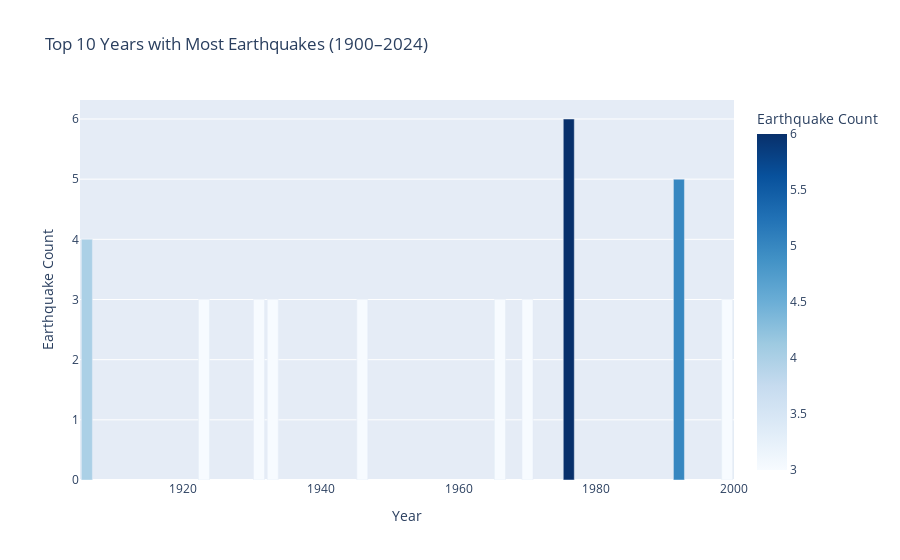
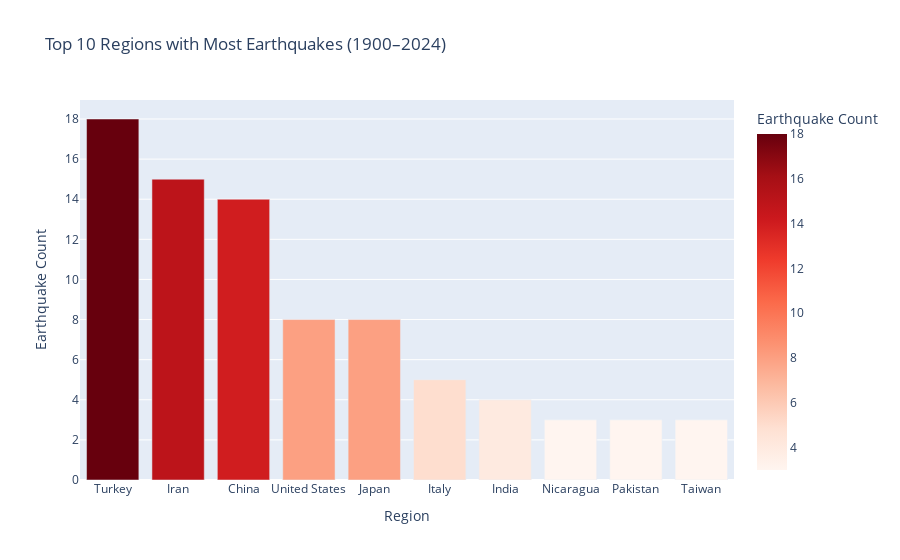
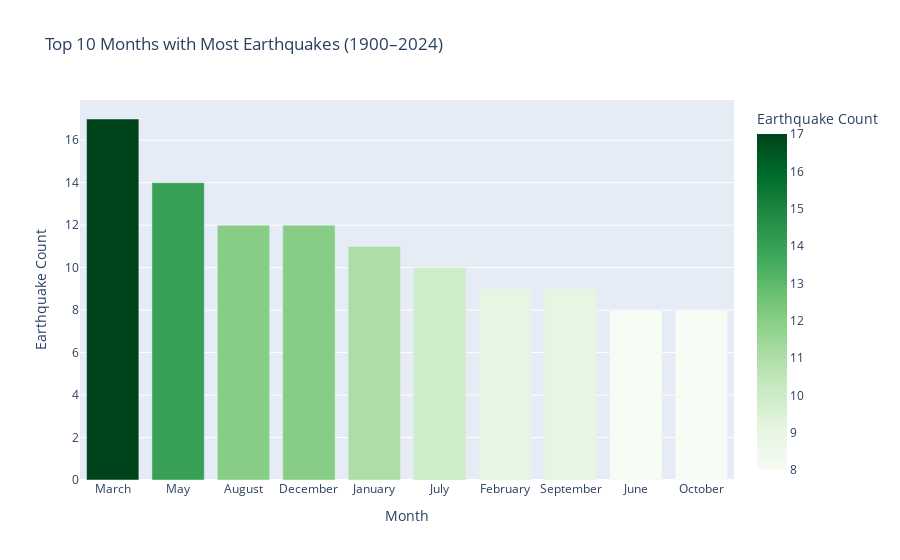
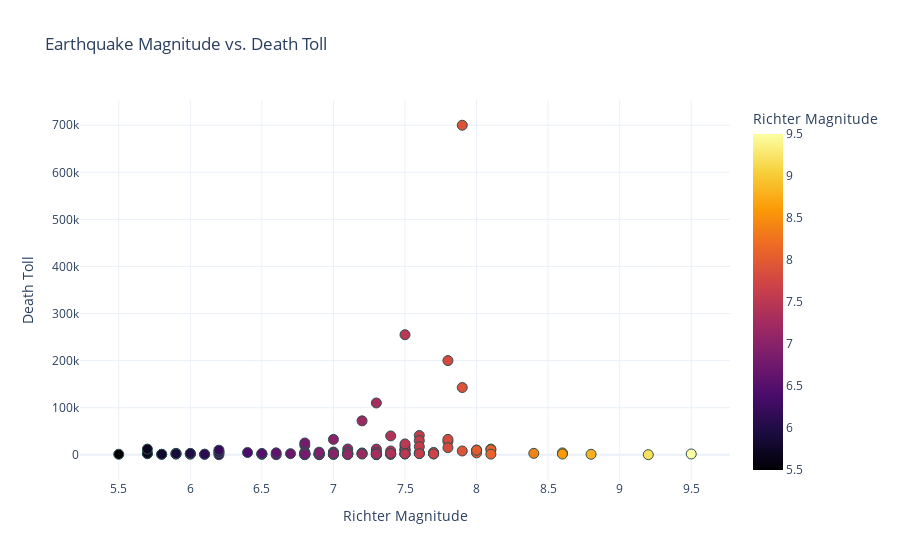

The cell these charts' notebook holds for them, in order:
### Markdown cell above
<h1 style="line-height:3rem;"> Earthquake</h1>

### Code cell
import pandas as pd
import plotly.express as px

import numpy as np
import os 

cwd = os.getcwd() 
env_name = os.environ.get('KAGGLE_KERNEL_RUN_TYPE', 'Localhost')


if(env_name == "Localhost"):
    df = pd.read_csv('../datasets/New/Earthquake.csv')
else: 
    df = pd.read_csv("/kaggle/input/sports-football-1872-2025/Sports_Football_1872_2025.csv")




# Load the dataset globally

def most_earthquakes_info(start_year=1920, end_year=2024, top_n=5):
    """
    Analyze and visualize top N years, regions, and months with most earthquakes.
    
    Parameters:
        start_year (int): Start year (inclusive).
        end_year (int): End year (inclusive).
        top_n (int): Number of top entries to return.
    
    Returns:
        tuple: Styled DataFrames for years, regions, and months.
    """
    # Filter data and make a copy to avoid SettingWithCopyWarning
    df_filtered = df[(df['year'] >= start_year) & (df['year'] <= end_year)].copy()

    if df_filtered.empty:
        print(f"No earthquake data available between {start_year} and {end_year}.")
        return None, None, None

    # --- Top Years ---
    top_years = df_filtered['year'].value_counts().nlargest(top_n).reset_index()
    top_years.columns = ['Year', 'Earthquake Count']
    styled_years = top_years.style.background_gradient(cmap='Blues')

    # --- Top Regions ---
    top_regions = df_filtered['region'].value_counts().nlargest(top_n).reset_index()
    top_regions.columns = ['Region', 'Earthquake Count']
    styled_regions = top_regions.style.background_gradient(cmap='Reds')

    # --- Top Months ---
    month_order = [
        'January', 'February', 'March', 'April', 'May', 'June',
        'July', 'August', 'September', 'October', 'November', 'December'
    ]
    df_filtered['month'] = pd.Categorical(df_filtered['month'], categories=month_order, ordered=True)
    top_months = df_filtered['month'].value_counts().loc[month_order].dropna().nlargest(top_n).reset_index()
    top_months.columns = ['Month', 'Earthquake Count']
    styled_months = top_months.style.background_gradient(cmap='Greens')

    # --- Bar Charts ---
    fig_years = px.bar(
        top_years,
        x='Year',
        y='Earthquake Count',
        color='Earthquake Count',
        color_continuous_scale='Blues',
        title=f"Top {top_n} Years with Most Earthquakes ({start_year}–{end_year})"
    )
    fig_years.show()

    fig_regions = px.bar(
        top_regions,
        x='Region',
        y='Earthquake Count',
        color='Earthquake Count',
        color_continuous_scale='Reds',
        title=f"Top {top_n} Regions with Most Earthquakes ({start_year}–{end_year})"
    )
    fig_regions.show()

    fig_months = px.bar(
        top_months,
        x='Month',
        y='Earthquake Count',
        color='Earthquake Count',
        color_continuous_scale='Greens',
        title=f"Top {top_n} Months with Most Earthquakes ({start_year}–{end_year})"
    )
    fig_months.show()

    #
    df_plot = df[['richter', 'deaths']].dropna()
    df_plot['richter'] = pd.to_numeric(df_plot['richter'], errors='coerce')
    df_plot['deaths'] = pd.to_numeric(df_plot['deaths'], errors='coerce')
    df_plot = df_plot.dropna()
    
    # Create scatter plot
    fig = px.scatter(
        df_plot,
        x='richter',
        y='deaths',
        title='Earthquake Magnitude vs. Death Toll',
        labels={'richter': 'Richter Magnitude', 'deaths': 'Death Toll'},
        hover_data=['richter', 'deaths'],
        color='richter',  # optional gradient coloring by magnitude
        color_continuous_scale='Inferno'
    )
    
    fig.update_traces(marker=dict(size=10, line=dict(width=1, color='DarkSlateGrey')))
    fig.update_layout(template='plotly_white')
    fig.show()

    return styled_years, styled_regions, styled_months

# Example usage
styled_years, styled_regions, styled_months = most_earthquakes_info(start_year=1900, end_year=2024, top_n=10)

# These styled tables will render automatically in notebooks
styled_years
styled_regions
styled_months

### Figure 1 — Plotly figure (JSON) as saved in the notebook; plotly's stock layout.template omitted (floating-point values rounded to 4 significant figures)
{"data": [{"alignmentgroup": "True", "hovertemplate": "Year=%{x}<br>Earthquake Count=%{marker.color}<extra></extra>", "legendgroup": "", "marker": {"color": [6, 5, 4, 3, 3, 3, 3, 3, 3, 3], "coloraxis": "coloraxis", "pattern": {"shape": ""}}, "name": "", "offsetgroup": "", "orientation": "v", "showlegend": false, "textposition": "auto", "type": "bar", "x": [1976, 1992, 1906, 1923, 1966, 1970, 1933, 1931, 1946, 1999], "xaxis": "x", "y": [6, 5, 4, 3, 3, 3, 3, 3, 3, 3], "yaxis": "y"}], "layout": {"autosize": true, "barmode": "relative", "coloraxis": {"colorbar": {"title": {"text": "Earthquake Count"}}, "colorscale": [[0, "rgb(247,251,255)"], [0.125, "rgb(222,235,247)"], [0.25, "rgb(198,219,239)"], [0.375, "rgb(158,202,225)"], [0.5, "rgb(107,174,214)"], [0.625, "rgb(66,146,198)"], [0.75, "rgb(33,113,181)"], [0.875, "rgb(8,81,156)"], [1, "rgb(8,48,107)"]]}, "legend": {"tracegroupgap": 0}, "title": {"text": "Top 10 Years with Most Earthquakes (1900–2024)"}, "xaxis": {"anchor": "y", "autorange": true, "domain": [0, 1], "range": [1905, 2000], "title": {"text": "Year"}, "type": "linear"}, "yaxis": {"anchor": "x", "autorange": true, "domain": [0, 1], "range": [0, 6.316], "title": {"text": "Earthquake Count"}, "type": "linear"}}}

### Figure 2 — Plotly figure (JSON) as saved in the notebook; plotly's stock layout.template omitted (floating-point values rounded to 4 significant figures)
{"data": [{"alignmentgroup": "True", "hovertemplate": "Region=%{x}<br>Earthquake Count=%{marker.color}<extra></extra>", "legendgroup": "", "marker": {"color": [18, 15, 14, 8, 8, 5, 4, 3, 3, 3], "coloraxis": "coloraxis", "pattern": {"shape": ""}}, "name": "", "offsetgroup": "", "orientation": "v", "showlegend": false, "textposition": "auto", "type": "bar", "x": ["Turkey", "Iran", "China", "United States", "Japan", "Italy", "India", "Nicaragua", "Pakistan", "Taiwan"], "xaxis": "x", "y": [18, 15, 14, 8, 8, 5, 4, 3, 3, 3], "yaxis": "y"}], "layout": {"autosize": true, "barmode": "relative", "coloraxis": {"colorbar": {"title": {"text": "Earthquake Count"}}, "colorscale": [[0, "rgb(255,245,240)"], [0.125, "rgb(254,224,210)"], [0.25, "rgb(252,187,161)"], [0.375, "rgb(252,146,114)"], [0.5, "rgb(251,106,74)"], [0.625, "rgb(239,59,44)"], [0.75, "rgb(203,24,29)"], [0.875, "rgb(165,15,21)"], [1, "rgb(103,0,13)"]]}, "legend": {"tracegroupgap": 0}, "title": {"text": "Top 10 Regions with Most Earthquakes (1900–2024)"}, "xaxis": {"anchor": "y", "autorange": true, "domain": [0, 1], "range": [-0.5, 9.5], "title": {"text": "Region"}, "type": "category"}, "yaxis": {"anchor": "x", "autorange": true, "domain": [0, 1], "range": [0, 18.95], "title": {"text": "Earthquake Count"}, "type": "linear"}}}

### Figure 3 — Plotly figure (JSON) as saved in the notebook; plotly's stock layout.template omitted (floating-point values rounded to 4 significant figures)
{"data": [{"alignmentgroup": "True", "hovertemplate": "Month=%{x}<br>Earthquake Count=%{marker.color}<extra></extra>", "legendgroup": "", "marker": {"color": [17, 14, 12, 12, 11, 10, 9, 9, 8, 8], "coloraxis": "coloraxis", "pattern": {"shape": ""}}, "name": "", "offsetgroup": "", "orientation": "v", "showlegend": false, "textposition": "auto", "type": "bar", "x": ["March", "May", "August", "December", "January", "July", "February", "September", "June", "October"], "xaxis": "x", "y": [17, 14, 12, 12, 11, 10, 9, 9, 8, 8], "yaxis": "y"}], "layout": {"autosize": true, "barmode": "relative", "coloraxis": {"colorbar": {"title": {"text": "Earthquake Count"}}, "colorscale": [[0, "rgb(247,252,245)"], [0.125, "rgb(229,245,224)"], [0.25, "rgb(199,233,192)"], [0.375, "rgb(161,217,155)"], [0.5, "rgb(116,196,118)"], [0.625, "rgb(65,171,93)"], [0.75, "rgb(35,139,69)"], [0.875, "rgb(0,109,44)"], [1, "rgb(0,68,27)"]]}, "legend": {"tracegroupgap": 0}, "title": {"text": "Top 10 Months with Most Earthquakes (1900–2024)"}, "xaxis": {"anchor": "y", "autorange": true, "domain": [0, 1], "range": [-0.5, 9.5], "title": {"text": "Month"}, "type": "category"}, "yaxis": {"anchor": "x", "autorange": true, "domain": [0, 1], "range": [0, 17.89], "title": {"text": "Earthquake Count"}, "type": "linear"}}}

### Figure 4 — Plotly figure (JSON) as saved in the notebook; plotly's stock layout.template omitted (floating-point values rounded to 4 significant figures)
{"data": [{"hovertemplate": "Richter Magnitude=%{marker.color}<br>Death Toll=%{y}<extra></extra>", "legendgroup": "", "marker": {"color": [7.5, 6.4, 7, 5.8, 7.5, 8.8, 6.8, 7.7, 8.6, 8.1, 7.2, 7.3, 7.4, 7, 7, 7.5, 7.4, 7.8, 7.3, 5.7, 7.9, 7, 7.6, 7.6, 7.2, 7.2, 6.5, 6, 5.7, 8, 8.4, 6.2, 7.5, 8.1, 7.1, 7.6, 7.8, 7.8, 7.3, 7.3, 7.4, 7.6, 7.4, 7.4, 7.1, 8, 5.9, 7.3, 8.1, 7.3, 7.3, 7.5, 6.8, 8.6, 5.8, 7.3, 6.8, 7.7, 7.1, 7.1, 5.7, 9.5, 7.1, 6, 9.2, 7, 6.9, 6.8, 7.3, 5.9, 7.5, 6.9, 7.9, 6.6, 6.9, 7.1, 6.2, 6.8, 6.2, 7, 6.7, 7.5, 6.5, 7.1, 7.5, 7.9, 7.3, 7.2, 7.8, 7.7, 6.5, 6.9, 7.3, 6, 6.9, 8, 5.5, 7, 6.8, 6.8, 6.9, 7.4, 7.7, 6.8, 7, 6.8, 7.3, 7.5, 6.2, 6.8, 6.8, 6.9, 7.5, 6.1, 7.3, 5.9, 6.6, 7, 6.1, 7.6, 7.6], "coloraxis": "coloraxis", "line": {"color": "DarkSlateGrey", "width": 1}, "size": 10, "symbol": "circle"}, "mode": "markers", "name": "", "orientation": "v", "showlegend": false, "type": "scatter", "x": [7.5, 6.4, 7, 5.8, 7.5, 8.8, 6.8, 7.7, 8.6, 8.1, 7.2, 7.3, 7.4, 7, 7, 7.5, 7.4, 7.8, 7.3, 5.7, 7.9, 7, 7.6, 7.6, 7.2, 7.2, 6.5, 6, 5.7, 8, 8.4, 6.2, 7.5, 8.1, 7.1, 7.6, 7.8, 7.8, 7.3, 7.3, 7.4, 7.6, 7.4, 7.4, 7.1, 8, 5.9, 7.3, 8.1, 7.3, 7.3, 7.5, 6.8, 8.6, 5.8, 7.3, 6.8, 7.7, 7.1, 7.1, 5.7, 9.5, 7.1, 6, 9.2, 7, 6.9, 6.8, 7.3, 5.9, 7.5, 6.9, 7.9, 6.6, 6.9, 7.1, 6.2, 6.8, 6.2, 7, 6.7, 7.5, 6.5, 7.1, 7.5, 7.9, 7.3, 7.2, 7.8, 7.7, 6.5, 6.9, 7.3, 6, 6.9, 8, 5.5, 7, 6.8, 6.8, 6.9, 7.4, 7.7, 6.8, 7, 6.8, 7.3, 7.5, 6.2, 6.8, 6.8, 6.9, 7.5, 6.1, 7.3, 5.9, 6.6, 7, 6.1, 7.6, 7.6], "xaxis": "x", "y": [2000, 4700, 3500, 1000, 19000, 1000, 1250, 3000, 3882, 12000, 72000, 5000, 2800, 4000, 32610, 1800, 1000, 200000, 3500, 2200, 142800, 5800, 3020, 40900, 3800, 2500, 1404, 2500, 2800, 10000, 2990, 115, 9300, 10700, 3270, 30000, 28000, 32700, 1000, 1100, 1190, 4000, 8000, 2790, 1961, 4000, 1300, 1400, 1362, 3769, 110000, 12000, 5050, 1526, 1000, 1070, 1250, 2000, 1200, 1130, 12000, 1655, 12255, 1100, 131, 1000, 1000, 2529, 12000, 3000, 10000, 1086, 700000, 65, 1000, 5054, 5000, 20000, 5300, 2000, 2300, 23000, 1000, 422, 255000, 8000, 5000, 1500, 15000, 5000, 2735, 3000, 1500, 2800, 1342, 9500, 1000, 1000, 1000, 25000, 63, 40000, 1621, 1200, 2000, 4000, 3, 2500, 9748, 61, 1000, 5502, 1989, 1000, 1567, 2323, 4000, 2183, 1185, 17118, 2400], "yaxis": "y"}], "layout": {"autosize": true, "coloraxis": {"colorbar": {"title": {"text": "Richter Magnitude"}}, "colorscale": [[0, "#000004"], [0.1111, "#1b0c41"], [0.2222, "#4a0c6b"], [0.3333, "#781c6d"], [0.4444, "#a52c60"], [0.5556, "#cf4446"], [0.6667, "#ed6925"], [0.7778, "#fb9b06"], [0.8889, "#f7d13d"], [1, "#fcffa4"]]}, "legend": {"tracegroupgap": 0}, "title": {"text": "Earthquake Magnitude vs. Death Toll"}, "xaxis": {"anchor": "y", "autorange": true, "domain": [0, 1], "range": [5.241, 9.759], "title": {"text": "Richter Magnitude"}, "type": "linear"}, "yaxis": {"anchor": "x", "autorange": true, "domain": [0, 1], "range": [-71400.0, 771400.0], "title": {"text": "Death Toll"}, "type": "linear"}}}
